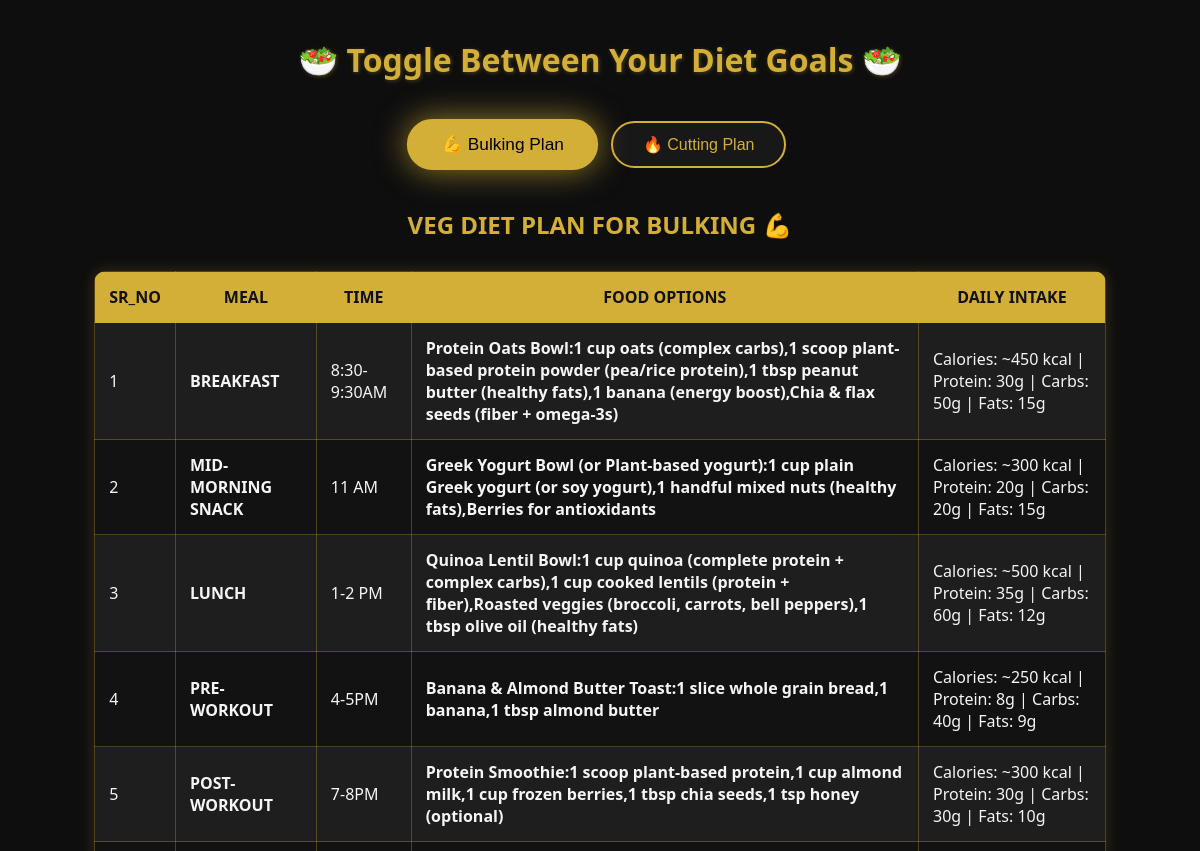
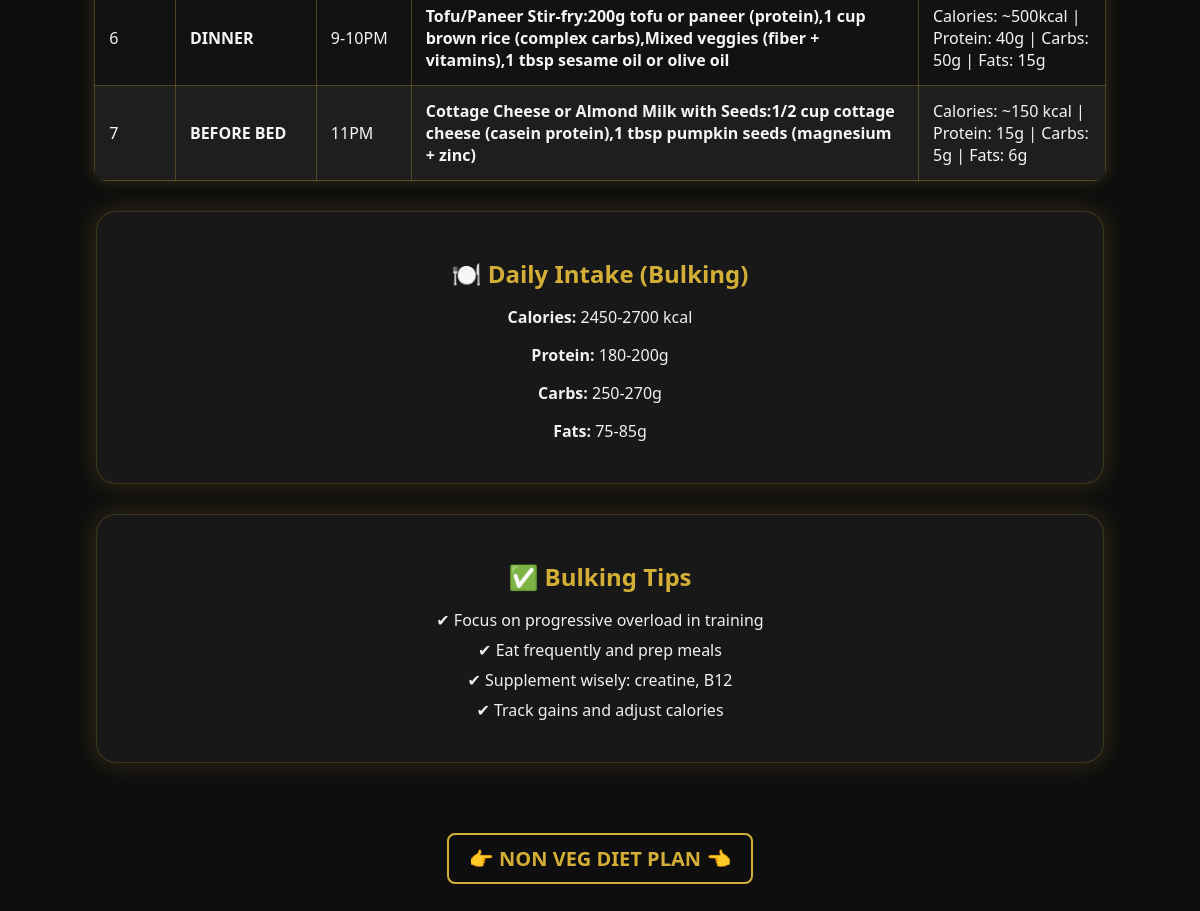
/displaydvp.php, run on the app's committed database (2 pictures, top to bottom).
### tables this page shows
CREATE TABLE `dietplanveg` (
  `SR_NO` varchar(10) NOT NULL,
  `MEAL` varchar(255) DEFAULT NULL,
  `TIME` varchar(20) DEFAULT NULL,
  `FOOD OPTIONS` varchar(255) DEFAULT NULL,
  `DAILY INTAKE` varchar(255) DEFAULT NULL
);

### displaydvp.php (the view, shortened to what this page needs)
<?php
$conn = new mysqli("localhost", "root", "", "fitnesshub");
?>
<html lang="en">
<head>
</head>
<body>
<h1>🥗 Toggle Between Your Diet Goals 🥗</h1>
<div class="toggle-buttons">
  <button class="toggle-btn active" onclick="showSection('bulking')">💪 Bulking Plan</button>
  <button class="toggle-btn" onclick="showSection('cutting')">🔥 Cutting Plan</button>
</div>
<div id="bulking" class="plan-section active">
  <h2 style="color:#d4af37;">VEG DIET PLAN FOR BULKING 💪</h2>
  <?php
  $sql = "SELECT SR_NO, MEAL, TIME, `FOOD OPTIONS`, `DAILY INTAKE` FROM dietplanveg";
  $result = $conn->query($sql);
  if ($result->num_rows > 0) {
      echo "<table><tr><th>SR_NO</th><th>MEAL</th><th>TIME</th><th>FOOD OPTIONS</th><th>DAILY INTAKE</th></tr>";
      while ($row = $result->fetch_assoc()) {
          echo "<tr><td>{$row['SR_NO']}</td><td><b>{$row['MEAL']}</b></td><td>{$row['TIME']}</td><td><b>{$row['FOOD OPTIONS']}</b></td><td>{$row['DAILY INTAKE']}</td></tr>";
      }
      echo "</table>";
  }
  ?>
  <div class="card">
    <h2>🍽️ Daily Intake (Bulking)</h2>
    <p><b>Calories:</b> 2450-2700 kcal</p>
    <p><b>Protein:</b> 180-200g</p>
    <p><b>Carbs:</b> 250-270g</p>
    <p><b>Fats:</b> 75-85g</p>
  </div>
  <div class="card">
    <h2>✅ Bulking Tips</h2>
    <ul>
      <li>✔ Focus on progressive overload in training</li>
      <li>✔ Eat frequently and prep meals</li>
      <li>✔ Supplement wisely: creatine, B12</li>
      <li>✔ Track gains and adjust calories</li>
    </ul>
  </div>
</div>
<a href="displaydnv.php" class="diet-link">👉 NON VEG DIET PLAN 👈</a>
</body>
</html>

### displaydvp.php (style rules this page uses)
body { background-color: #0e0e0e; font-family: 'Segoe UI', sans-serif; color: #fff; padding: 30px; text-align: center; }
h1 { color: #d4af37; font-size: 32px; margin-bottom: 40px; text-shadow: 1px 1px 4px rgba(212, 175, 55, 0.3); }
.toggle-buttons { display: flex; justify-content: center; margin-bottom: 40px; gap: 20px; }
.toggle-btn { background-color: #181818; color: #d4af37; border: 2px solid #d4af37; padding: 12px 30px; font-size: 16px; border-radius: 30px; cursor: pointer; transition: all 0.3s ease; }
.toggle-btn.active { background-color: #d4af37; color: #000; box-shadow: 0 0 30px rgba(212, 175, 55, 0.7); transform: scale(1.08); }
.plan-section { display: none; animation: fadeIn 0.7s ease-in-out forwards; }
.plan-section.active { display: block; }
table { border-collapse: collapse; width: 90%; margin: 30px auto; background: #121212; color: #f5f5f5; border-radius: 12px; overflow: hidden; box-shadow: 0px 0px 15px rgba(212, 175, 55, 0.2); }
th, td { padding: 14px; border: 1px solid rgba(212, 175, 55, 0.3); font-size: 16px; }
th { background-color: #d4af37; color: #111; }
tr:nth-child(even) { background-color: #1e1e1e; }
.diet-link { display: inline-block; margin-top: 40px; font-size: 20px; font-weight: bold; color: #d4af37; text-decoration: none; padding: 10px 20px; border: 2px solid #d4af37; border-radius: 8px; transition: all 0.3s ease-in-out; }
.card { background: #181818; border-radius: 20px; padding: 25px; margin: 30px auto; width: 85%; box-shadow: 0 0 25px rgba(212, 175, 55, 0.2); border: 1px solid rgba(212, 175, 55, 0.2); transition: transform 0.3s ease; }
.card h2 { color: #d4af37; margin-bottom: 15px; }
.card p, .card ul li { color: #f0f0f0; }
.card ul { list-style: none; padding: 0; }
.card ul li { margin: 8px 0; }

### data on the page
dietplanveg: SR_NO "1", MEAL "BREAKFAST", TIME "8:30-9:30AM", FOOD OPTIONS "Protein Oats Bowl:1 cup oats (complex carbs),1 scoop plant-based protein powder (pea/rice protein),1 tbsp peanut butter (healthy fats),1 banana (energy boost),Chia & flax seeds (fiber + omega-3s)", DAILY INTAKE "Calories: ~450 kcal | Protein: 30g | Carbs: 50g | Fats: 15g"
dietplanveg: SR_NO "2", MEAL "MID-MORNING SNACK", TIME "11 AM", FOOD OPTIONS "Greek Yogurt Bowl (or Plant-based yogurt):1 cup plain Greek yogurt (or soy yogurt),1 handful mixed nuts (healthy fats),Berries for antioxidants", DAILY INTAKE "Calories: ~300 kcal | Protein: 20g | Carbs: 20g | Fats: 15g"
dietplanveg: SR_NO "3", MEAL "LUNCH", TIME "1-2 PM", FOOD OPTIONS "Quinoa Lentil Bowl:1 cup quinoa (complete protein + complex carbs),1 cup cooked lentils (protein + fiber),Roasted veggies (broccoli, carrots, bell peppers),1 tbsp olive oil (healthy fats)", DAILY INTAKE "Calories: ~500 kcal | Protein: 35g | Carbs: 60g | Fats: 12g"
dietplanveg: SR_NO "4", MEAL "PRE-WORKOUT", TIME "4-5PM", FOOD OPTIONS "Banana & Almond Butter Toast:1 slice whole grain bread,1 banana,1 tbsp almond butter", DAILY INTAKE "Calories: ~250 kcal | Protein: 8g | Carbs: 40g | Fats: 9g"
dietplanveg: SR_NO "5", MEAL "POST-WORKOUT", TIME "7-8PM", FOOD OPTIONS "Protein Smoothie:1 scoop plant-based protein,1 cup almond milk,1 cup frozen berries,1 tbsp chia seeds,1 tsp honey (optional)", DAILY INTAKE "Calories: ~300 kcal | Protein: 30g | Carbs: 30g | Fats: 10g"
dietplanveg: SR_NO "6", MEAL "DINNER", TIME "9-10PM", FOOD OPTIONS "Tofu/Paneer Stir-fry:200g tofu or paneer (protein),1 cup brown rice (complex carbs),Mixed veggies (fiber + vitamins),1 tbsp sesame oil or olive oil", DAILY INTAKE "Calories: ~500kcal | Protein: 40g | Carbs: 50g | Fats: 15g"
dietplanveg: SR_NO "7", MEAL "BEFORE BED", TIME "11PM", FOOD OPTIONS "Cottage Cheese or Almond Milk with Seeds:1/2 cup cottage cheese (casein protein),1 tbsp pumpkin seeds (magnesium + zinc)", DAILY INTAKE "Calories: ~150 kcal | Protein: 15g | Carbs: 5g | Fats: 6g"
